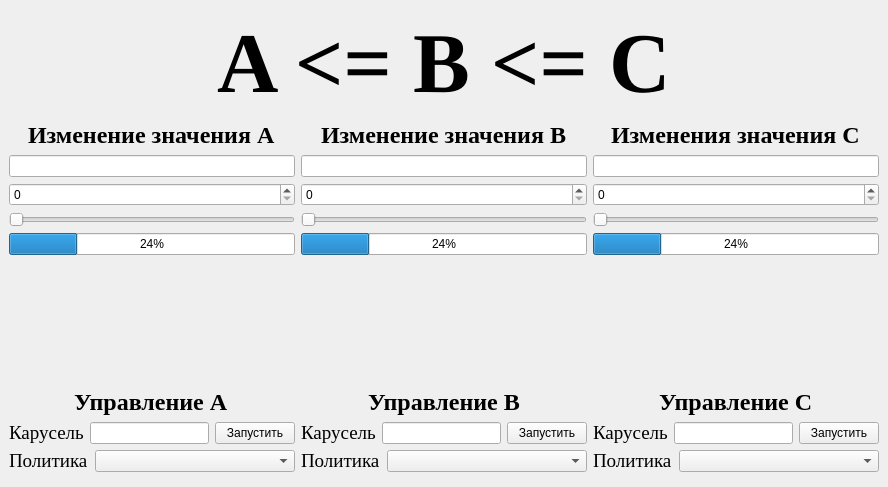
<?xml version="1.0" encoding="UTF-8"?>
<ui version="4.0">
 <class>MainWindow</class>
 <widget class="QMainWindow" name="MainWindow">
  <property name="geometry">
   <rect>
    <x>0</x>
    <y>0</y>
    <width>859</width>
    <height>487</height>
   </rect>
  </property>
  <property name="windowTitle">
   <string>MainWindow</string>
  </property>
  <widget class="QWidget" name="centralwidget">
   <layout class="QVBoxLayout" name="verticalLayout">
    <item>
     <spacer name="verticalSpacer_2">
      <property name="orientation">
       <enum>Qt::Orientation::Vertical</enum>
      </property>
      <property name="sizeHint" stdset="0">
       <size>
        <width>20</width>
        <height>40</height>
       </size>
      </property>
     </spacer>
    </item>
    <item alignment="Qt::AlignmentFlag::AlignHCenter|Qt::AlignmentFlag::AlignBottom">
     <widget class="QLabel" name="main_title">
      <property name="minimumSize">
       <size>
        <width>0</width>
        <height>100</height>
       </size>
      </property>
      <property name="font">
       <font>
        <family>Times New Roman</family>
        <pointsize>64</pointsize>
        <bold>true</bold>
       </font>
      </property>
      <property name="text">
       <string>A   &lt;=   B   &lt;=   C</string>
      </property>
     </widget>
    </item>
    <item>
     <layout class="QHBoxLayout" name="main_horizontal_layout">
      <item>
       <layout class="QVBoxLayout" name="a_vertical_layout">
        <item alignment="Qt::AlignmentFlag::AlignHCenter">
         <widget class="QLabel" name="a_change_label">
          <property name="font">
           <font>
            <family>Times New Roman</family>
            <pointsize>18</pointsize>
            <italic>false</italic>
            <bold>true</bold>
           </font>
          </property>
          <property name="text">
           <string>Изменение значения A</string>
          </property>
         </widget>
        </item>
        <item>
         <widget class="QLineEdit" name="a_line_input"/>
        </item>
        <item>
         <widget class="QSpinBox" name="a_spin_box">
          <property name="maximum">
           <number>100</number>
          </property>
         </widget>
        </item>
        <item>
         <widget class="QSlider" name="a_slider">
          <property name="orientation">
           <enum>Qt::Orientation::Horizontal</enum>
          </property>
         </widget>
        </item>
        <item>
         <widget class="QProgressBar" name="a_progress_bar">
          <property name="value">
           <number>24</number>
          </property>
         </widget>
        </item>
        <item>
         <spacer name="verticalSpacer_7">
          <property name="orientation">
           <enum>Qt::Orientation::Vertical</enum>
          </property>
          <property name="sizeHint" stdset="0">
           <size>
            <width>20</width>
            <height>40</height>
           </size>
          </property>
         </spacer>
        </item>
        <item>
         <spacer name="verticalSpacer_6">
          <property name="orientation">
           <enum>Qt::Orientation::Vertical</enum>
          </property>
          <property name="sizeHint" stdset="0">
           <size>
            <width>20</width>
            <height>40</height>
           </size>
          </property>
         </spacer>
        </item>
        <item>
         <spacer name="verticalSpacer_3">
          <property name="orientation">
           <enum>Qt::Orientation::Vertical</enum>
          </property>
          <property name="sizeHint" stdset="0">
           <size>
            <width>20</width>
            <height>40</height>
           </size>
          </property>
         </spacer>
        </item>
        <item alignment="Qt::AlignmentFlag::AlignHCenter">
         <widget class="QLabel" name="a_settings_title">
          <property name="font">
           <font>
            <family>Times New Roman</family>
            <pointsize>18</pointsize>
            <bold>true</bold>
           </font>
          </property>
          <property name="text">
           <string>Управление A</string>
          </property>
         </widget>
        </item>
        <item>
         <layout class="QHBoxLayout" name="a_runner_layout">
          <item>
           <widget class="QLabel" name="a_runner_label">
            <property name="font">
             <font>
              <family>Times New Roman</family>
              <pointsize>14</pointsize>
             </font>
            </property>
            <property name="text">
             <string>Карусель</string>
            </property>
           </widget>
          </item>
          <item>
           <widget class="QLineEdit" name="a_runner_input"/>
          </item>
          <item>
           <widget class="QPushButton" name="a_runner_button">
            <property name="text">
             <string>Запустить</string>
            </property>
           </widget>
          </item>
         </layout>
        </item>
        <item>
         <layout class="QHBoxLayout" name="a_policy_layout">
          <item alignment="Qt::AlignmentFlag::AlignLeft">
           <widget class="QLabel" name="a_policy_label">
            <property name="font">
             <font>
              <family>Times New Roman</family>
              <pointsize>14</pointsize>
             </font>
            </property>
            <property name="text">
             <string>Политика</string>
            </property>
           </widget>
          </item>
          <item alignment="Qt::AlignmentFlag::AlignRight">
           <widget class="QComboBox" name="a_policy_combo_box">
            <property name="minimumSize">
             <size>
              <width>200</width>
              <height>0</height>
             </size>
            </property>
            <property name="maximumSize">
             <size>
              <width>123</width>
              <height>32</height>
             </size>
            </property>
           </widget>
          </item>
         </layout>
        </item>
       </layout>
      </item>
      <item>
       <layout class="QVBoxLayout" name="b_vertical_layout">
        <item alignment="Qt::AlignmentFlag::AlignHCenter">
         <widget class="QLabel" name="b_changel_label">
          <property name="font">
           <font>
            <family>Times New Roman</family>
            <pointsize>18</pointsize>
            <bold>true</bold>
           </font>
          </property>
          <property name="text">
           <string>Изменение значения B</string>
          </property>
         </widget>
        </item>
        <item>
         <widget class="QLineEdit" name="b_line_input"/>
        </item>
        <item>
         <widget class="QSpinBox" name="b_spin_box">
          <property name="maximum">
           <number>100</number>
          </property>
         </widget>
        </item>
        <item>
         <widget class="QSlider" name="b_slider">
          <property name="orientation">
           <enum>Qt::Orientation::Horizontal</enum>
          </property>
         </widget>
        </item>
        <item>
         <widget class="QProgressBar" name="b_progress_bar">
          <property name="value">
           <number>24</number>
          </property>
         </widget>
        </item>
        <item>
         <spacer name="verticalSpacer_4">
          <property name="orientation">
           <enum>Qt::Orientation::Vertical</enum>
          </property>
          <property name="sizeHint" stdset="0">
           <size>
            <width>20</width>
            <height>40</height>
           </size>
          </property>
         </spacer>
        </item>
        <item>
         <spacer name="verticalSpacer_9">
          <property name="orientation">
           <enum>Qt::Orientation::Vertical</enum>
          </property>
          <property name="sizeHint" stdset="0">
           <size>
            <width>20</width>
            <height>40</height>
           </size>
          </property>
         </spacer>
        </item>
        <item>
         <spacer name="verticalSpacer_8">
          <property name="orientation">
           <enum>Qt::Orientation::Vertical</enum>
          </property>
          <property name="sizeHint" stdset="0">
           <size>
            <width>20</width>
            <height>40</height>
           </size>
          </property>
         </spacer>
        </item>
        <item alignment="Qt::AlignmentFlag::AlignHCenter">
         <widget class="QLabel" name="b_settings_title">
          <property name="font">
           <font>
            <family>Times New Roman</family>
            <pointsize>18</pointsize>
            <bold>true</bold>
           </font>
          </property>
          <property name="text">
           <string>Управление B</string>
          </property>
         </widget>
        </item>
        <item>
         <layout class="QHBoxLayout" name="b_runner_layout">
          <item>
           <widget class="QLabel" name="b_runner_label">
            <property name="font">
             <font>
              <family>Times New Roman</family>
              <pointsize>14</pointsize>
             </font>
            </property>
            <property name="text">
             <string>Карусель</string>
            </property>
           </widget>
          </item>
          <item>
           <widget class="QLineEdit" name="b_runner_input"/>
          </item>
          <item>
           <widget class="QPushButton" name="b_runner_button">
            <property name="text">
             <string>Запустить</string>
            </property>
           </widget>
          </item>
         </layout>
        </item>
        <item>
         <layout class="QHBoxLayout" name="horizontalLayout_6">
          <item alignment="Qt::AlignmentFlag::AlignLeft">
           <widget class="QLabel" name="b_policy_label">
            <property name="font">
             <font>
              <family>Times New Roman</family>
              <pointsize>14</pointsize>
             </font>
            </property>
            <property name="text">
             <string>Политика</string>
            </property>
           </widget>
          </item>
          <item alignment="Qt::AlignmentFlag::AlignRight">
           <widget class="QComboBox" name="b_policy_combo_box">
            <property name="minimumSize">
             <size>
              <width>200</width>
              <height>0</height>
             </size>
            </property>
           </widget>
          </item>
         </layout>
        </item>
       </layout>
      </item>
      <item>
       <layout class="QVBoxLayout" name="c_vertical_layout">
        <item alignment="Qt::AlignmentFlag::AlignHCenter">
         <widget class="QLabel" name="c_change_label">
          <property name="font">
           <font>
            <family>Times New Roman</family>
            <pointsize>18</pointsize>
            <bold>true</bold>
           </font>
          </property>
          <property name="text">
           <string>Изменения значения C</string>
          </property>
         </widget>
        </item>
        <item>
         <widget class="QLineEdit" name="c_line_input"/>
        </item>
        <item>
         <widget class="QSpinBox" name="c_spin_box">
          <property name="maximum">
           <number>100</number>
          </property>
         </widget>
        </item>
        <item>
         <widget class="QSlider" name="c_slider">
          <property name="orientation">
           <enum>Qt::Orientation::Horizontal</enum>
          </property>
         </widget>
        </item>
        <item>
         <widget class="QProgressBar" name="c_progress_bar">
          <property name="value">
           <number>24</number>
          </property>
         </widget>
        </item>
        <item>
         <spacer name="verticalSpacer_5">
          <property name="orientation">
           <enum>Qt::Orientation::Vertical</enum>
          </property>
          <property name="sizeHint" stdset="0">
           <size>
            <width>20</width>
            <height>40</height>
           </size>
          </property>
         </spacer>
        </item>
        <item>
         <spacer name="verticalSpacer_10">
          <property name="orientation">
           <enum>Qt::Orientation::Vertical</enum>
          </property>
          <property name="sizeHint" stdset="0">
           <size>
            <width>20</width>
            <height>40</height>
           </size>
          </property>
         </spacer>
        </item>
        <item>
         <spacer name="verticalSpacer_12">
          <property name="orientation">
           <enum>Qt::Orientation::Vertical</enum>
          </property>
          <property name="sizeHint" stdset="0">
           <size>
            <width>20</width>
            <height>40</height>
           </size>
          </property>
         </spacer>
        </item>
        <item>
         <spacer name="verticalSpacer_11">
          <property name="orientation">
           <enum>Qt::Orientation::Vertical</enum>
          </property>
          <property name="sizeHint" stdset="0">
           <size>
            <width>20</width>
            <height>40</height>
           </size>
          </property>
         </spacer>
        </item>
        <item alignment="Qt::AlignmentFlag::AlignHCenter|Qt::AlignmentFlag::AlignVCenter">
         <widget class="QLabel" name="c_settings_title">
          <property name="font">
           <font>
            <family>Times New Roman</family>
            <pointsize>18</pointsize>
            <bold>true</bold>
           </font>
          </property>
          <property name="text">
           <string>Управление C</string>
          </property>
         </widget>
        </item>
        <item>
         <layout class="QHBoxLayout" name="c_runner_layout">
          <item>
           <widget class="QLabel" name="c_runner_label">
            <property name="font">
             <font>
              <family>Times New Roman</family>
              <pointsize>14</pointsize>
             </font>
            </property>
            <property name="text">
             <string>Карусель</string>
            </property>
           </widget>
          </item>
          <item>
           <widget class="QLineEdit" name="c_runner_input"/>
          </item>
          <item>
           <widget class="QPushButton" name="c_runner_button">
            <property name="text">
             <string>Запустить</string>
            </property>
           </widget>
          </item>
         </layout>
        </item>
        <item>
         <layout class="QHBoxLayout" name="horizontalLayout_7">
          <item alignment="Qt::AlignmentFlag::AlignLeft">
           <widget class="QLabel" name="c_policy_label">
            <property name="font">
             <font>
              <family>Times New Roman</family>
              <pointsize>14</pointsize>
             </font>
            </property>
            <property name="text">
             <string>Политика</string>
            </property>
           </widget>
          </item>
          <item alignment="Qt::AlignmentFlag::AlignRight">
           <widget class="QComboBox" name="c_policy_combo_box">
            <property name="minimumSize">
             <size>
              <width>200</width>
              <height>0</height>
             </size>
            </property>
           </widget>
          </item>
         </layout>
        </item>
       </layout>
      </item>
     </layout>
    </item>
    <item>
     <spacer name="verticalSpacer">
      <property name="orientation">
       <enum>Qt::Orientation::Vertical</enum>
      </property>
      <property name="sizeHint" stdset="0">
       <size>
        <width>20</width>
        <height>40</height>
       </size>
      </property>
     </spacer>
    </item>
   </layout>
  </widget>
 </widget>
 <resources/>
 <connections/>
</ui>
